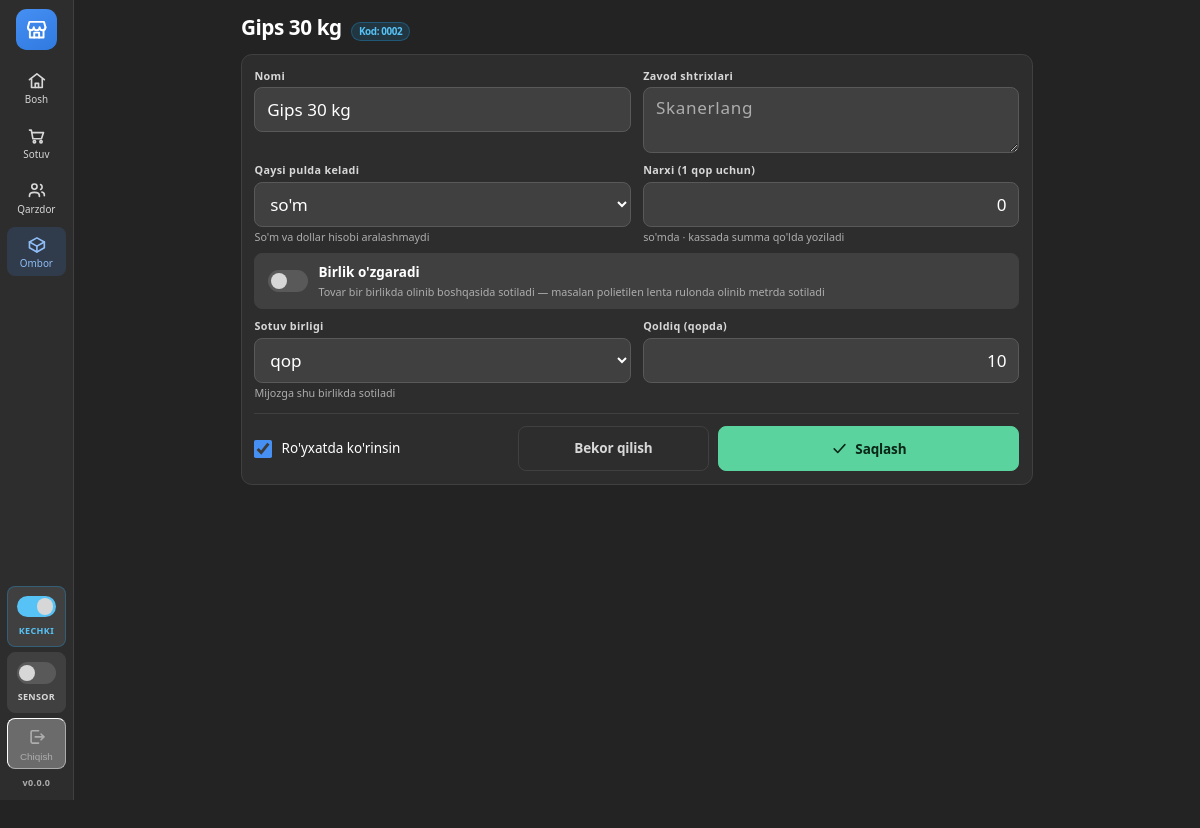
The page /ombor/2/tahrir/ (signed in) on the database as committed earlier.
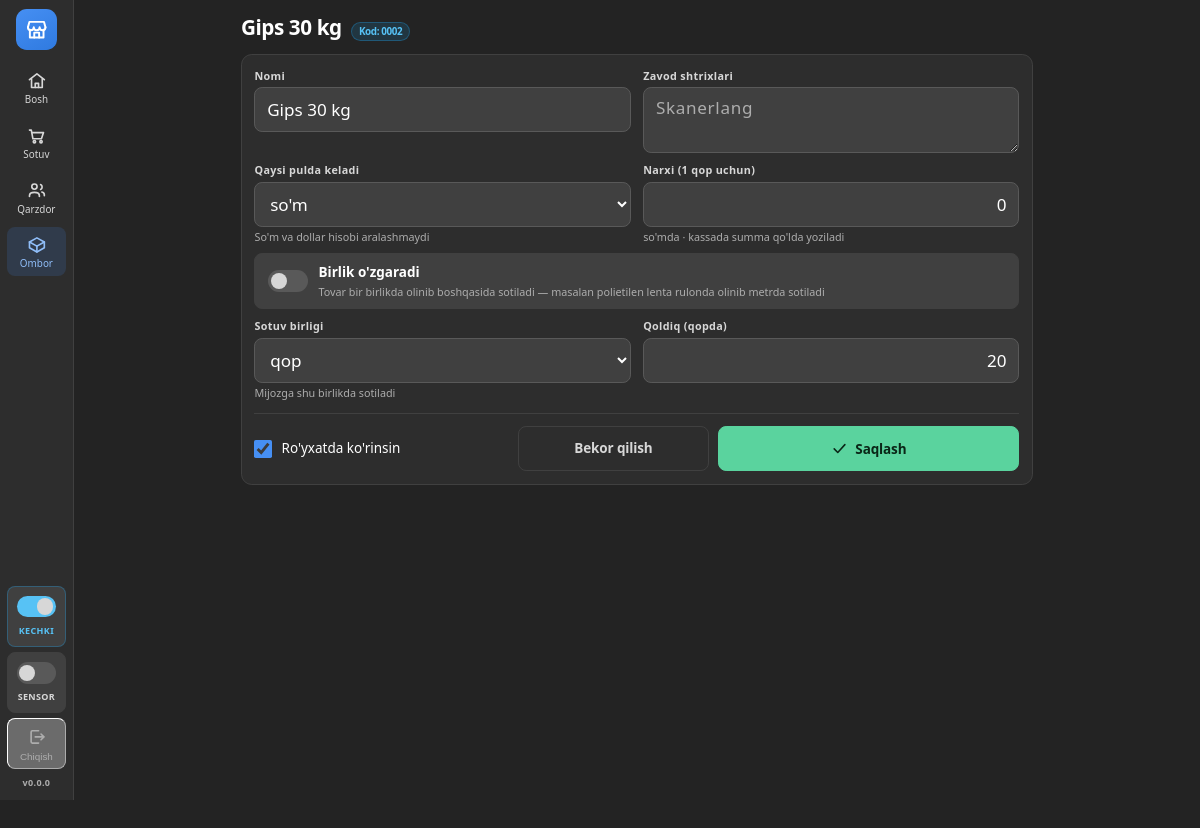
The same page on the database as committed later.
### ombor/models.py (models this page shows, shortened)
class Mahsulot(models.Model):
    nom = models.CharField("Nomi", max_length=120, unique=True,
                           error_messages={"unique": "Bunday nomli tovar allaqachon bor."})
    kod = models.CharField(
        "Kod", max_length=KOD_UZUNLIK, unique=True, blank=True, db_index=True,
        help_text="Tovar yaratilganda o'zi beriladi va hech qachon o'zgarmaydi.",
    )
    birlik = models.CharField("Sotuv birligi", max_length=10, choices=Birlik,
                              default=Birlik.DONA)
    valyuta = models.CharField(
        "Qaysi pulda keladi", max_length=10, choices=Valyuta, default=Valyuta.SOM,
        help_text="Tovar dollarda kelgan bo'lsa narxi ham dollarda hisoblanadi.",
    )
    olish_birligi = models.CharField(
        "Olish birligi", max_length=10, choices=Birlik, blank=True, default="",
        help_text="Tovar boshqa birlikda olinsa tanlang. Bo'sh bo'lsa — sotuv birligining o'zi.",
    )
    olish_miqdori = models.DecimalField(
        "Bittasida", max_digits=12, decimal_places=3, default=1,
        help_text="1 olish birligida nechta sotuv birligi bor. Masalan 1 rulon = 100 metr.",
    )
    narx = models.DecimalField(
        "Narxi", max_digits=12, decimal_places=2, default=0,
        help_text="1 sotuv birligi uchun, tovarning valyutasida. Kassada summa "
                  "baribir qo'lda yoziladi — bu narx ma'lumot uchun.",
    )
    qoldiq = models.DecimalField("Qoldiq", max_digits=12, decimal_places=3, default=0)
    faol = models.BooleanField("Faol", default=True)
    yaratilgan = models.DateTimeField(auto_now_add=True)
    class Meta:
        verbose_name = "Mahsulot"
        verbose_name_plural = "Mahsulotlar"
        ordering = ["nom"]
    @property
    def qisqa_kod(self):
        return self.kod[-QISQA_UZUNLIK:] if self.kod else ""
    @property
    def ikki_birlikmi(self):
        return bool(self.olish_birligi) and self.olish_birligi != self.birlik

### ombor/views.py (the view)
# urls.py: path("<int:pk>/tahrir/", views.mahsulot_tahrir, name="mahsulot_tahrir"),
def mahsulot_tahrir(request, pk):
    mahsulot = get_object_or_404(Mahsulot, pk=pk)
    eski_qoldiq = mahsulot.qoldiq
    if request.method == "POST":
        form = MahsulotForm(request.POST, instance=mahsulot, yangi=False)
        if form.is_valid():
            mahsulot = form.save()
            farq = mahsulot.qoldiq - eski_qoldiq
            if farq:
                OmborHarakati.objects.create(
                    mahsulot=mahsulot, tur=HarakatTuri.TUZATISH,
                    miqdor=farq, izoh="Qo'lda tuzatildi",
                )
            messages.success(request, "Saqlandi.")
            return redirect("ombor:royxat")
    else:
        form = MahsulotForm(instance=mahsulot, yangi=False)
    return render(request, "ombor/mahsulot_form.html", {"form": form, "mahsulot": mahsulot})

### config/kontekst.py (called while the page is built)
def _oqi():
    yol = getattr(settings, "VERSIYA_FAYL", None)
    if yol is None or not yol.exists():
        return getattr(settings, "VERSIYA", "")
    vaqt = yol.stat().st_mtime
    if _xotira["vaqt"] != vaqt:
        _xotira["vaqt"] = vaqt
        _xotira["qiymat"] = yol.read_text(encoding="utf-8").strip()
    return _xotira["qiymat"]

def versiya(request):
    return {"versiya": _oqi()}

### ombor/forms.py (called while the page is built)
    def shtrixlar_matni(self):
        qatorlar = []
        for shtrix in self.instance.shtrixlar.all():
            if shtrix.miqdor == 1:
                qatorlar.append(shtrix.kod)
            else:
                qatorlar.append(f"{shtrix.kod} {tekis_matn(shtrix.miqdor)}")
        return "\n".join(qatorlar)

### ombor/models.py (called while the page is built)
def tekis_son(son):
    son = son or Decimal("0")
    if son == son.to_integral_value():
        return f"{son.to_integral_value():f}"
    return f"{son.normalize():f}"

def tekis_matn(son):
    return tekis_son(son).replace(".", ",")

### templates/ombor/mahsulot_form.html (shortened to what this page needs)
{% extends "base.html" %}
{% load statik_versiya %}
{% block tana %}
<div class="sahifa-keng" style="max-width:880px">
  <div class="sarlavha">
    {% if mahsulot %}{{ mahsulot.nom }}{% else %}Omborga yangi tovar{% endif %}
    {% if mahsulot %}
      <span class="nishon kok" title="Kassada va tarozida uriladigan kod">
        Kod: {{ mahsulot.qisqa_kod }}
      </span>
    {% else %}
      <span class="kichik">kod saqlagandan keyin o'zi beriladi</span>
    {% endif %}
  </div>
  <form method="post" class="quti forma-setka" id="mahsulot-forma"
        data-yangi="{{ yangi|yesno:'1,0' }}">
    <div class="maydon">
      <label for="{{ form.nom.id_for_label }}">{{ form.nom.label }}</label>
      {{ form.nom }}
    </div>
    <div class="maydon">
      <label for="{{ form.shtrix.id_for_label }}" title="{{ form.shtrix.help_text }}">
        {{ form.shtrix.label }}
      </label>
      {{ form.shtrix }}
    </div>
    <div class="maydon">
      <label for="{{ form.valyuta.id_for_label }}">{{ form.valyuta.label }}</label>
      {{ form.valyuta }}
      <div class="maydon-izoh">So'm va dollar hisobi aralashmaydi</div>
    </div>
    <div class="maydon">
      <label for="{{ form.narx.id_for_label }}">
        {{ form.narx.label }} (1 <span class="sotuv-birlik-nomi">birlik</span> uchun)
      </label>
      {{ form.narx }}
      <div class="maydon-izoh">
        <span class="valyuta-nomi">so'm</span>da &middot; kassada summa qo'lda yoziladi
      </div>
    </div>
    <label class="richag keng" id="birlik-richag">
      <span class="yo-l"><span class="dasta"></span></span>
      <span class="richag-matn">
        <b>Birlik o'zgaradi</b>
        <small>Tovar bir birlikda olinib boshqasida sotiladi — masalan polietilen
               lenta rulonda olinib metrda sotiladi</small>
      </span>
    </label>
    <div class="maydon">
      <label for="{{ form.birlik.id_for_label }}" id="birlik-yorliq">{{ form.birlik.label }}</label>
      {{ form.birlik }}
      <div class="maydon-izoh">Mijozga shu birlikda sotiladi</div>
    </div>
    <div class="maydon" id="qoldiq-maydon">
      <label for="{{ form.qoldiq.id_for_label }}">
        {{ form.qoldiq.label }} (<span class="sotuv-birlik-nomi">birlik</span>da)
      </label>
      {{ form.qoldiq }}
    </div>
    <div class="forma-pastki keng">
      <label class="faol-belgi">
        {{ form.faol }} <span>Ro'yxatda ko'rinsin</span>
      </label>
      <div class="forma-tugmalar">
        <a class="tugma tinch" href="{% url 'ombor:royxat' %}">Bekor qilish</a>
        <button type="submit" class="tugma yashil">
          <svg class="ikon"><use href="#i-belgi"></use></svg> Saqlash
        </button>
      </div>
    </div>
  </form>
</div>
{% endblock %}

Rows that differ between the two databases and show on the page:
changed Mahsulot "Gips 30 kg": qoldiq "10" → "20"
